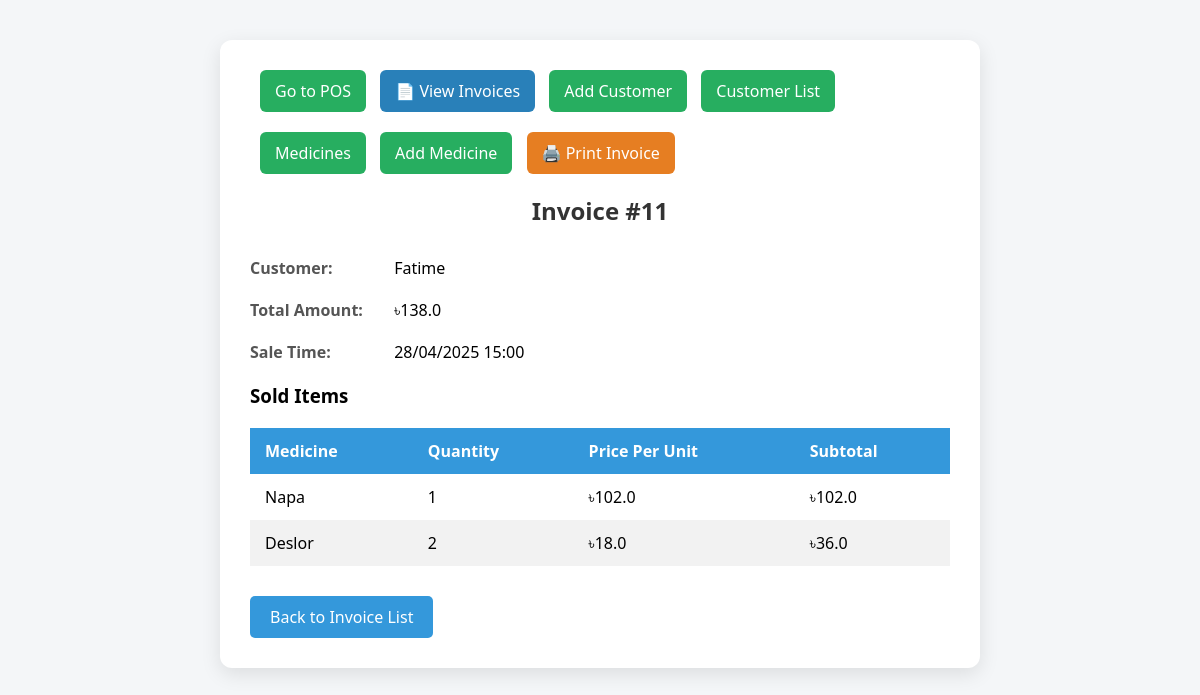
Before: /invoice/11/ with the older database file.
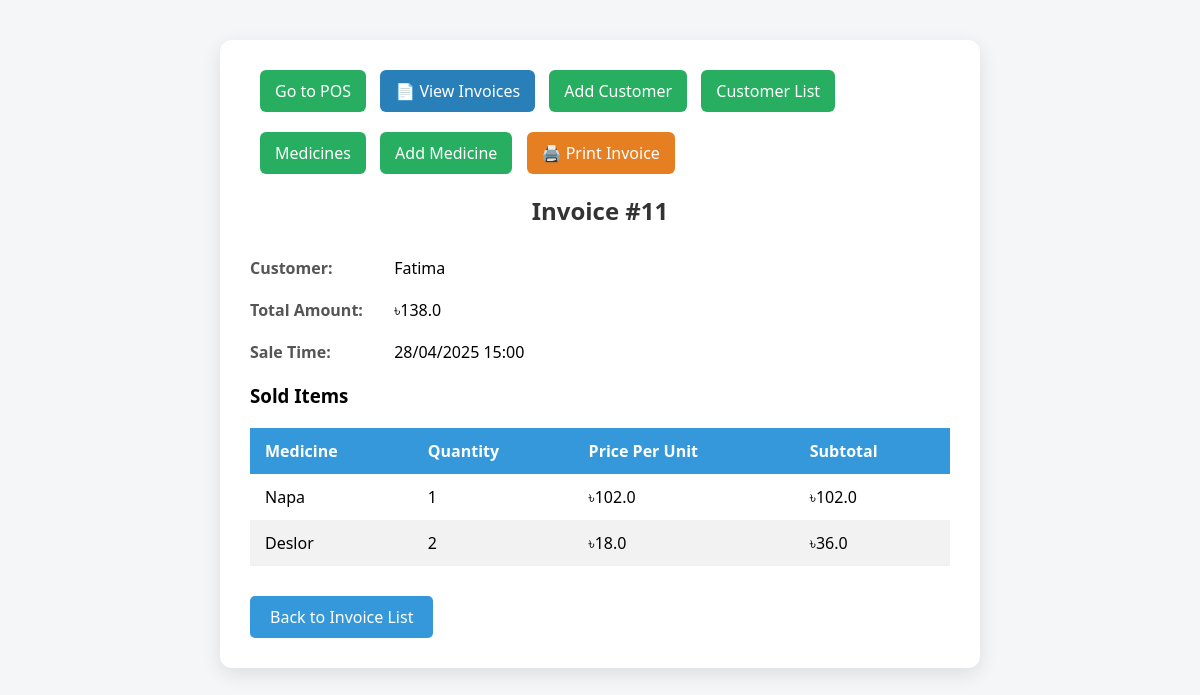
After: the same page with the newer database file.
### customer/models.py (models this page shows, shortened)
class Sale(models.Model):
    customer = models.ForeignKey(Customer, on_delete=models.CASCADE)
    sale_date = models.DateTimeField(auto_now_add=True)
    total_amount = models.FloatField(default=0)

class Customer(models.Model):
    name = models.CharField(max_length=100)
    phone = models.CharField(max_length=15, unique=True)
    address = models.CharField(max_length=100)
    email = models.EmailField(unique=True)
    date_of_birth = models.DateField()
    point = models.FloatField(default=0)

### customer/views.py (the view)
# urls.py: path('invoice/<int:pk>/', SaleDetailView.as_view(), name='invoice-detail'),
class SaleDetailView(DetailView):
    model = Sale
    template_name = 'sale/invoice_detail.html'
    context_object_name = 'invoice'

### customer/templatetags/custom_filters.py (called while the page is built)
@register.filter
def multiply(value, arg):
    try:
        return float(value) * float(arg)
    except (ValueError, TypeError):
        return ''

### customer/templates/sale/invoice_detail.html (shortened to what this page needs)
{% load custom_filters %}
<!DOCTYPE html>
<html lang="en">
<head>
</head>
<body>
<div class="container">
    <a href="{% url 'sell-medicine' %}" class="btn-inline">Go to POS</a>
    <a href="{% url 'invoices-list' %}" class="btn-inline" style="background: #2980b9; margin-bottom: 20px;">📄 View Invoices</a>
    <a href="{% url 'customer-add' %}" class="btn-inline">Add Customer</a>
    <a href="{% url 'customer-list' %}" class="btn-inline">Customer List</a>
    <a href="{% url 'medicine-list' %}" class="btn-inline">Medicines</a>
    <a href="{% url 'medicine-add' %}" class="btn-inline">Add Medicine</a>
    <a href="#" onclick="window.print()" class="btn-inline" style="background-color: #e67e22;">🖨️ Print Invoice</a>
    <h2>Invoice #{{ invoice.id }}</h2>
    <div class="info">
        <strong>Customer:</strong> {{ invoice.customer.name }}
    </div>
    <div class="info">
        <strong>Total Amount:</strong> ৳{{ invoice.total_amount }}
    </div>
    <div class="info">
        <strong>Sale Time:</strong> {{ invoice.sale_date|date:"d/m/Y H:i" }}
    </div>
    <h3>Sold Items</h3>
    <table>
        <thead>
            <tr>
                <th>Medicine</th>
                <th>Quantity</th>
                <th>Price Per Unit</th>
                <th>Subtotal</th>
            </tr>
        </thead>
        <tbody>
            {% for item in invoice.items.all %}
            <tr>
                <td>{{ item.medicine.name }}</td>
                <td>{{ item.quantity }}</td>
                <td>৳{{ item.price_at_sale }}</td>
                <td>৳{{ item.quantity|multiply:item.price_at_sale }}</td>
            </tr>
            {% empty %}
            <tr>
                <td colspan="4" style="text-align: center;">No items found.</td>
            </tr>
            {% endfor %}
        </tbody>
    </table>
    <a href="{% url 'invoices-list' %}" class="back-button">Back to Invoice List</a>
</div>
</body>
</html>

Changed rows visible on the page:
changed through a linked row, Sale id 11: customer.name "Fatime" → "Fatima"
